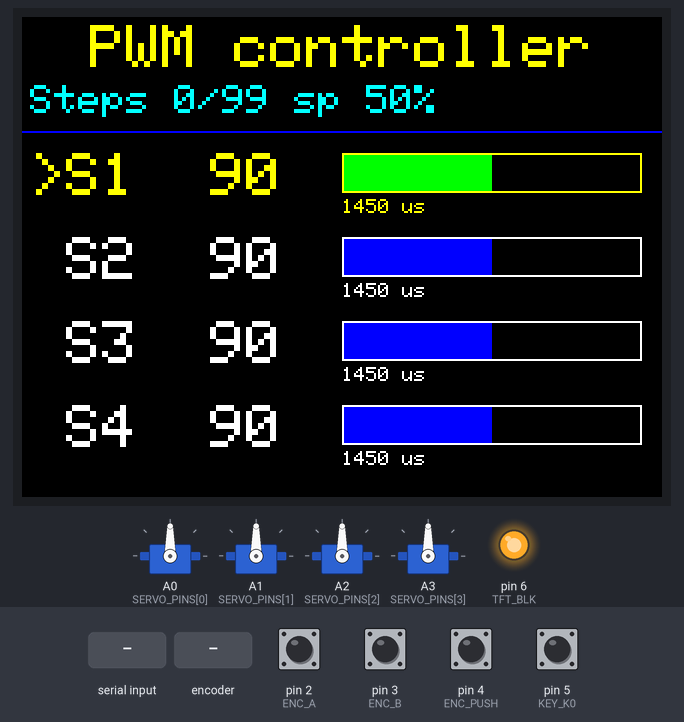
A sketch run on a simulated Arduino Uno, built with avr-gcc and run on an emulated ATmega328P. Parts: 4 × servo, 320×240 colour display, output pins drawn as LEDs (lit = HIGH). The test bench sets the inputs (shaded band); at power-on: pin 2 (ENC_A), pin 3 (ENC_B), pin 4 (ENC_PUSH), pin 5 (KEY_K0) HIGH. What the sketch prints to the serial monitor is not drawn.

Above: at 1.5 s.
1.6 s: "REC\n" received over Serial
3.1 s: "S1 0\n" received over Serial
At 4.1 s:
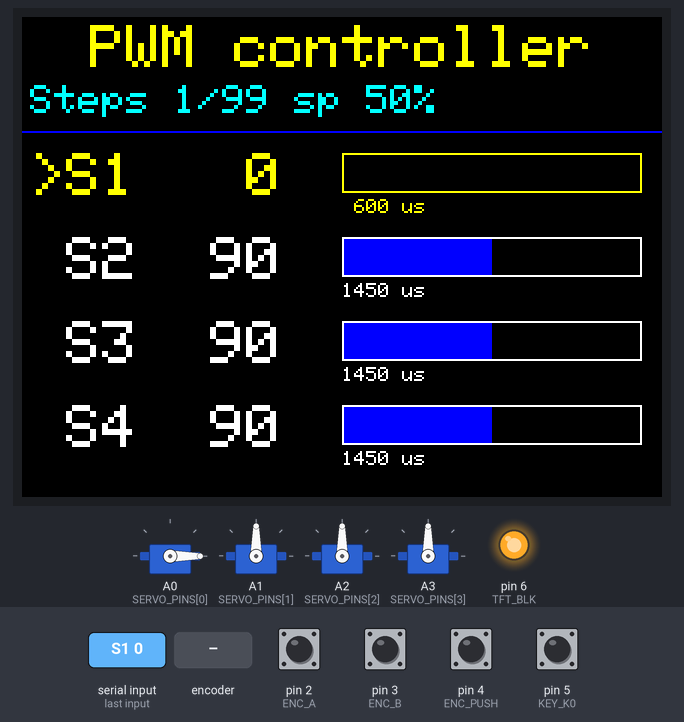
5.2 s: "S1 180\n" received over Serial
At 6.8 s:
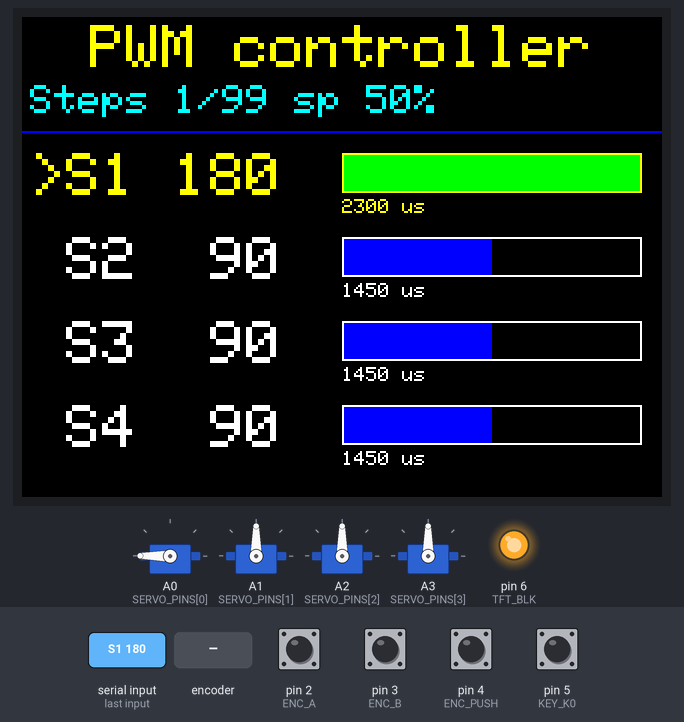
8.0 s: rotary encoder on pin 2 (ENC_A) / pin 3 (ENC_B) turned 2 steps (second pin leading)
At 9.5 s:
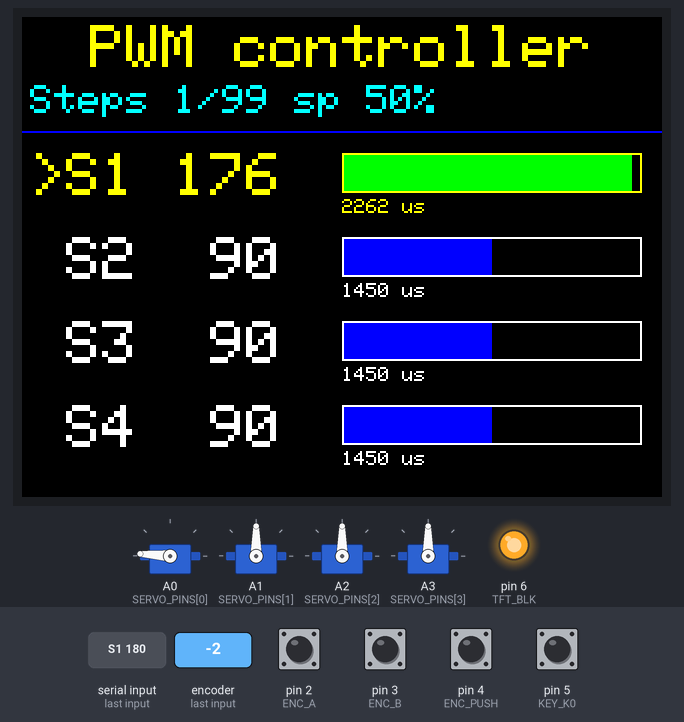
9.9 s: pin 4 (ENC_PUSH) pulled LOW for 1 s
12.4 s: pin 5 (KEY_K0) pulled LOW for 1 s
At 14.19 s:
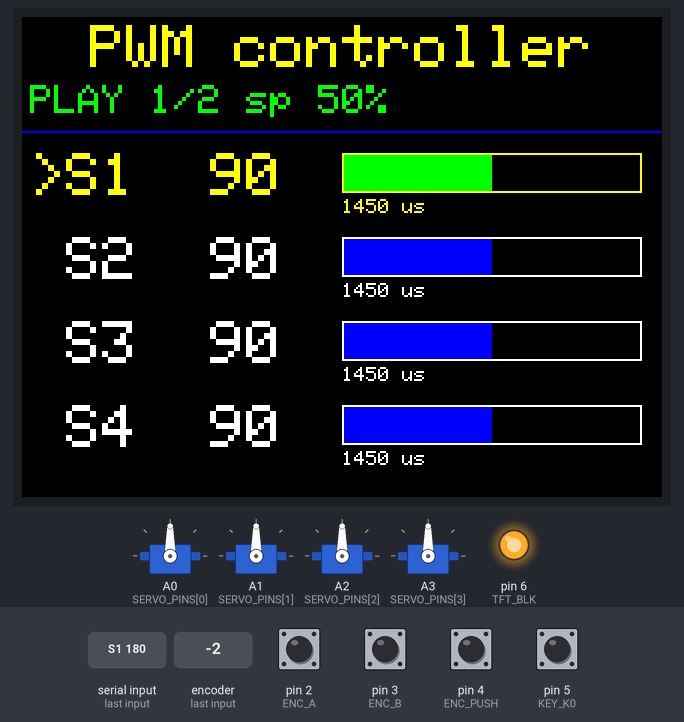
Timing chart, 0 to 15.0 s (numbered marks = the images above; inputs shaded):
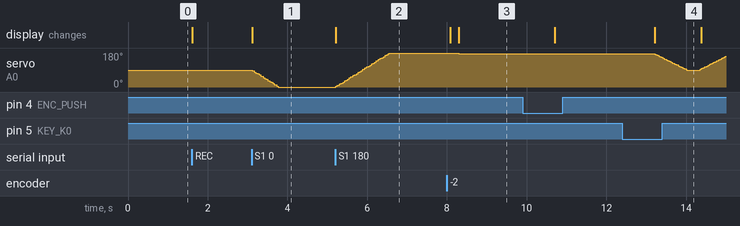

The sketch:

pwm_servo_controller.ino
```cpp
/*
  PWM controller: 4 SG90 servos, 2.4" ST7789 TFT + EC11 encoder board, Arduino Uno
  with sequence recording (up to 99 steps) and looped playback.

  Local controls:
    K0 short press       -> next servo
    Encoder short press  -> previous servo
    Turn encoder         -> move selected servo (or change speed while playing)
    Encoder long press   -> record current pose as next step
    K0 long press        -> start / stop playback

  Serial Monitor commands (115200 baud, line ending "Newline"):
    S1 90     set servo 1 to 90 deg (S1..S4, 0..180)
    S3        select servo 3 on the screen
    S2 OFF    relax servo 2 / S2 ON re-enable it
    ALL 45    set all servos to 45 deg
    ALL OFF / ALL ON
    REC       record current pose as next step (max 99)
    LIST      show recorded steps
    UNDO      delete the last recorded step
    CLEAR     erase the sequence
    PLAY      play the sequence in a loop
    STOP      stop playback
    SPEED 50  playback speed 10..100 %
    ?         show status
    HELP      show commands

  Libraries (Library Manager):
    - Adafruit ST7735 and ST7789 Library
    - Adafruit GFX Library
    - Servo (built in)

  Display / encoder wiring:
    GND->GND, VCC->5V, SCL->D13, SDA->D11, RES->D8, DC->D9, CS->D10, BLK->D6
    A->D2, B->D3, PUSH->D4, K0->D5

  Servo signal wires:
    Servo 1 -> A0, Servo 2 -> A1, Servo 3 -> A2, Servo 4 -> A3

  SERVO POWER: do NOT power 4 servos from the Uno's 5V pin.
  Use a separate 5V supply (at least 3A) for the servos' red wires,
  and connect that supply's GND to the Uno's GND.
*/

#include <SPI.h>
#include <Servo.h>
#include <Adafruit_GFX.h>
#include <Adafruit_ST7789.h>

// ---- Display / input pins ----
#define TFT_CS    10
#define TFT_DC     9
#define TFT_RST    8
#define TFT_BLK    6
#define ENC_A      2
#define ENC_B      3
#define ENC_PUSH   4
#define KEY_K0     5

// ---- Servo settings ----
#define NUM_SERVOS 4
const uint8_t SERVO_PINS[NUM_SERVOS] = {A0, A1, A2, A3};

// Pulse width at 0 and 180 deg, one value per servo (S1, S2, S3, S4).
// SG90 calibration: send "S1 0" and "S1 180". If the servo keeps buzzing
// at an end, move that end inward by 50 us (e.g. 600 -> 650, 2300 -> 2250).
// Allowed range: min 544..1050, max 1900..2400.
const int SERVO_MIN_US[NUM_SERVOS] = {600, 600, 600, 600};
const int SERVO_MAX_US[NUM_SERVOS] = {2300, 2300, 2300, 2300};

#define SLEW_US_PER_TICK  25  // manual moves: max pulse change per tick
#define PLAY_SLEW_MAX_US  40  // playback at 100 % speed (~0.85 s full sweep)
#define SLEW_TICK_MS      20
#define DEG_PER_CLICK      2  // how far one encoder click moves the servo
#define SPEED_PER_CLICK    5  // speed change per encoder click while playing
#define STEPS_PER_DETENT   4  // change to 2 if one click moves twice

// ---- Sequence settings ----
// RAM cost is MAX_STEPS * NUM_SERVOS bytes (99 * 4 = 396 of the Uno's 2048).
#define MAX_STEPS     99
#define DWELL_MS     300      // pause at each step before moving on
#define LONG_PRESS_MS 800

// ---- Layout ----
#define ROW_Y0   68
#define ROW_H    42
#define BAR_X   160
#define BAR_W   150
#define BAR_H    20
#define COLOR_GREY  0x7BEF
#define COLOR_DARK  0x4208

Adafruit_ST7789 tft = Adafruit_ST7789(TFT_CS, TFT_DC, TFT_RST);
Servo servos[NUM_SERVOS];

int  angles[NUM_SERVOS]    = {90, 90, 90, 90};   // target angle
int  currentUs[NUM_SERVOS];                      // pulse actually sent now
bool enabled[NUM_SERVOS]   = {true, true, true, true};
uint8_t current = 0;

// Sequence state (one byte per servo angle)
uint8_t seq[MAX_STEPS][NUM_SERVOS];
uint8_t seqLen = 0;
bool playing = false;
uint8_t playStep = 0;
uint8_t speedPct = 50;
bool dwelling = false;
unsigned long dwellStart = 0;

// ---- Encoder (interrupt driven) ----
volatile long encSteps = 0;
volatile uint8_t encState = 0;
const int8_t QUAD_TABLE[16] = {0, -1, 1, 0, 1, 0, 0, -1, -1, 0, 0, 1, 0, 1, -1, 0};

void encoderISR() {
  encState = ((encState << 2) | (digitalRead(ENC_A) << 1) | digitalRead(ENC_B)) & 0x0F;
  encSteps += QUAD_TABLE[encState];
}

long readEncoder() {
  noInterrupts();
  long s = encSteps;
  interrupts();
  return s / STEPS_PER_DETENT;
}

// ---- Buttons: short press (on release) and long press (while held) ----
#define BTN_NEXT 0           // index for the K0 key
#define BTN_PREV 1           // index for the encoder push button
#define EV_NONE  0
#define EV_SHORT 1
#define EV_LONG  2
const uint8_t btnPins[2] = {KEY_K0, ENC_PUSH};
bool btnLastState[2] = {false, false};
bool btnLongFired[2] = {false, false};
unsigned long btnLastChange[2] = {0, 0};

uint8_t buttonEvent(uint8_t i) {
  bool state = (digitalRead(btnPins[i]) == LOW);
  unsigned long now = millis();

  if (state != btnLastState[i] && now - btnLastChange[i] > 30) {
    btnLastState[i] = state;
    btnLastChange[i] = now;
    if (state) {
      btnLongFired[i] = false;               // just pressed
    } else if (!btnLongFired[i]) {
      return EV_SHORT;                        // released before long press
    }
  } else if (state && btnLastState[i] && !btnLongFired[i] &&
             now - btnLastChange[i] >= LONG_PRESS_MS) {
    btnLongFired[i] = true;
    return EV_LONG;
  }
  return EV_NONE;
}

// ---- Servo helpers ----
int angleToMicros(uint8_t i, int a) {
  return map(a, 0, 180, SERVO_MIN_US[i], SERVO_MAX_US[i]);
}

// ---- Display ----
void drawStatus() {
  char buf[32];
  if (playing) {
    snprintf(buf, sizeof(buf), "PLAY %d/%d sp %d%%    ", playStep + 1, seqLen, speedPct);
  } else {
    snprintf(buf, sizeof(buf), "Steps %d/%d sp %d%%    ", seqLen, MAX_STEPS, speedPct);
  }
  tft.setTextSize(2);
  tft.setTextColor(playing ? ST77XX_GREEN : ST77XX_CYAN, ST77XX_BLACK);
  tft.setCursor(4, 34);
  tft.print(buf);
}

void drawRow(uint8_t i) {
  int16_t y = ROW_Y0 + i * ROW_H;
  bool sel = (i == current);
  uint16_t fg = enabled[i] ? (sel ? ST77XX_YELLOW : ST77XX_WHITE) : COLOR_GREY;
  uint16_t barColor = enabled[i] ? (sel ? ST77XX_GREEN : ST77XX_BLUE) : COLOR_DARK;
  char buf[16];

  // "> S1  90" label + angle (or "off")
  tft.setTextSize(3);
  tft.setTextColor(fg, ST77XX_BLACK);
  tft.setCursor(4, y);
  if (enabled[i]) {
    snprintf(buf, sizeof(buf), "%cS%d %3d", sel ? '>' : ' ', i + 1, angles[i]);
  } else {
    snprintf(buf, sizeof(buf), "%cS%d off", sel ? '>' : ' ', i + 1);
  }
  tft.print(buf);

  // Position bar
  int16_t fill = (long)angles[i] * (BAR_W - 2) / 180;
  tft.drawRect(BAR_X, y, BAR_W, BAR_H, fg);
  tft.fillRect(BAR_X + 1, y + 1, fill, BAR_H - 2, barColor);
  tft.fillRect(BAR_X + 1 + fill, y + 1, BAR_W - 2 - fill, BAR_H - 2, ST77XX_BLACK);

  // Pulse width under the bar
  tft.setTextSize(1);
  tft.setTextColor(fg, ST77XX_BLACK);
  tft.setCursor(BAR_X, y + BAR_H + 3);
  snprintf(buf, sizeof(buf), "%4d us  ", angleToMicros(i, angles[i]));
  tft.print(buf);
}

void selectServo(uint8_t next) {
  uint8_t prev = current;
  current = next;
  drawRow(prev);             // un-highlight old row
  drawRow(current);          // highlight new row
}

// Sets a new target; the servo moves there smoothly (see slewUpdate)
void setAngle(uint8_t i, int a) {
  a = constrain(a, 0, 180);
  if (a == angles[i]) return;
  angles[i] = a;
  drawRow(i);
}

void enableServo(uint8_t i, bool on) {
  if (on && !enabled[i]) {
    servos[i].attach(SERVO_PINS[i], SERVO_MIN_US[i], SERVO_MAX_US[i]);
    servos[i].writeMicroseconds(currentUs[i]);
    enabled[i] = true;
  } else if (!on && enabled[i]) {
    servos[i].detach();      // stop sending pulses: servo goes limp
    enabled[i] = false;
  }
  drawRow(i);
}

// Moves each servo a small step toward its target every SLEW_TICK_MS
void slewUpdate() {
  static unsigned long lastTick = 0;
  if (millis() - lastTick < SLEW_TICK_MS) return;
  lastTick = millis();

  int step = SLEW_US_PER_TICK;
  if (playing) step = max(1, PLAY_SLEW_MAX_US * speedPct / 100);

  for (uint8_t i = 0; i < NUM_SERVOS; i++) {
    if (!enabled[i]) continue;
    int target = angleToMicros(i, angles[i]);
    int c = currentUs[i];
    if (c == target) continue;
    if (target > c) c = min(c + step, target);
    else            c = max(c - step, target);
    currentUs[i] = c;
    servos[i].writeMicroseconds(c);
  }
}

// ---- Sequence ----
void setSpeed(int p) {
  speedPct = constrain(p, 10, 100);
  drawStatus();
}

void recordStep() {
  if (playing) {
    Serial.println(F("Stop playback before recording"));
    return;
  }
  if (seqLen >= MAX_STEPS) {
    Serial.println(F("Sequence full (99 steps). Use CLEAR to start over."));
    return;
  }
  for (uint8_t i = 0; i < NUM_SERVOS; i++) seq[seqLen][i] = angles[i];
  seqLen++;
  drawStatus();
  Serial.print(F("Step "));
  Serial.print(seqLen);
  Serial.println(F(" recorded"));
}

void undoStep() {
  if (playing) {
    Serial.println(F("Stop playback first"));
    return;
  }
  if (seqLen == 0) {
    Serial.println(F("Nothing to undo"));
    return;
  }
  seqLen--;
  drawStatus();
  Serial.print(F("Removed step "));
  Serial.println(seqLen + 1);
}

void clearSequence() {
  playing = false;
  seqLen = 0;
  drawStatus();
  Serial.println(F("Sequence cleared"));
}

void goToStep(uint8_t k) {
  playStep = k;
  dwelling = false;
  for (uint8_t i = 0; i < NUM_SERVOS; i++) setAngle(i, seq[k][i]);
  drawStatus();
}

void startPlay() {
  if (seqLen < 2) {
    Serial.println(F("Record at least 2 steps first (REC)"));
    return;
  }
  playing = true;
  goToStep(0);
  Serial.println(F("Playing"));
}

void stopPlay() {
  if (!playing) return;
  playing = false;
  drawStatus();
  Serial.println(F("Stopped"));
}

// Advances to the next step once every servo has reached its target
void playUpdate() {
  if (!playing) return;
  for (uint8_t i = 0; i < NUM_SERVOS; i++) {
    if (enabled[i] && currentUs[i] != angleToMicros(i, angles[i])) return;
  }
  if (!dwelling) {
    dwelling = true;
    dwellStart = millis();
  } else if (millis() - dwellStart >= DWELL_MS) {
    goToStep((playStep + 1) % seqLen);
  }
}

// ---- Serial commands ----
char cmdBuf[24];
uint8_t cmdLen = 0;

void printHelp() {
  Serial.println(F("Commands:"));
  Serial.println(F("  S1 90     set servo 1 to 90 deg (S1..S4, 0..180)"));
  Serial.println(F("  S3        select servo 3 on the screen"));
  Serial.println(F("  S2 OFF    relax servo 2 / S2 ON re-enable it"));
  Serial.println(F("  ALL 45    set all servos to 45 deg"));
  Serial.println(F("  ALL OFF   relax all / ALL ON re-enable all"));
  Serial.println(F("  REC       record current pose as next step (max 99)"));
  Serial.println(F("  LIST      show recorded steps"));
  Serial.println(F("  UNDO      delete the last recorded step"));
  Serial.println(F("  CLEAR     erase the sequence"));
  Serial.println(F("  PLAY      play the sequence in a loop"));
  Serial.println(F("  STOP      stop playback"));
  Serial.println(F("  SPEED 50  playback speed 10..100 %"));
  Serial.println(F("  ?         show status"));
  Serial.println(F("  HELP      show this list"));
}

void printStatus() {
  for (uint8_t i = 0; i < NUM_SERVOS; i++) {
    Serial.print(i == current ? F("> S") : F("  S"));
    Serial.print(i + 1);
    Serial.print(F(": "));
    Serial.print(angles[i]);
    Serial.print(F(" deg, "));
    Serial.print(angleToMicros(i, angles[i]));
    Serial.print(F(" us"));
    Serial.println(enabled[i] ? F("") : F("  (OFF)"));
  }
  Serial.print(F("Steps: "));
  Serial.print(seqLen);
  Serial.print('/');
  Serial.print(MAX_STEPS);
  Serial.print(F(", speed "));
  Serial.print(speedPct);
  Serial.println(playing ? F("%, PLAYING") : F("%, stopped"));
}

void printSequence() {
  if (seqLen == 0) {
    Serial.println(F("No steps recorded"));
    return;
  }
  for (uint8_t k = 0; k < seqLen; k++) {
    Serial.print(F("Step "));
    Serial.print(k + 1);
    Serial.print(F(":"));
    for (uint8_t i = 0; i < NUM_SERVOS; i++) {
      Serial.print(F("  S"));
      Serial.print(i + 1);
      Serial.print(F("="));
      Serial.print(seq[k][i]);
    }
    Serial.println();
  }
}

void handleCommand(char *cmd) {
  int n, a;
  char arg[8];

  if (strcmp(cmd, "?") == 0) {
    printStatus();
  } else if (strcmp(cmd, "HELP") == 0) {
    printHelp();
  } else if (strcmp(cmd, "REC") == 0) {
    recordStep();
  } else if (strcmp(cmd, "LIST") == 0) {
    printSequence();
  } else if (strcmp(cmd, "UNDO") == 0) {
    undoStep();
  } else if (strcmp(cmd, "CLEAR") == 0) {
    clearSequence();
  } else if (strcmp(cmd, "PLAY") == 0) {
    startPlay();
  } else if (strcmp(cmd, "STOP") == 0) {
    stopPlay();
  } else if (sscanf(cmd, "SPEED %d", &a) == 1) {
    setSpeed(a);
    Serial.print(F("Speed "));
    Serial.print(speedPct);
    Serial.println(F("%"));
  } else if (strcmp(cmd, "ALL OFF") == 0) {
    for (uint8_t i = 0; i < NUM_SERVOS; i++) enableServo(i, false);
    printStatus();
  } else if (strcmp(cmd, "ALL ON") == 0) {
    for (uint8_t i = 0; i < NUM_SERVOS; i++) enableServo(i, true);
    printStatus();
  } else if (sscanf(cmd, "ALL %d", &a) == 1) {
    stopPlay();
    for (uint8_t i = 0; i < NUM_SERVOS; i++) setAngle(i, a);
    printStatus();
  } else {
    int count = sscanf(cmd, "S%d %7s", &n, arg);
    if (count >= 1 && n >= 1 && n <= NUM_SERVOS) {
      uint8_t i = n - 1;
      if (count == 1) {
        selectServo(i);
        Serial.print(F("Selected S"));
        Serial.println(n);
      } else if (strcmp(arg, "OFF") == 0) {
        enableServo(i, false);
        Serial.print(F("S")); Serial.print(n); Serial.println(F(" OFF"));
      } else if (strcmp(arg, "ON") == 0) {
        enableServo(i, true);
        Serial.print(F("S")); Serial.print(n); Serial.println(F(" ON"));
      } else {
        stopPlay();
        setAngle(i, atoi(arg));
        Serial.print(F("S")); Serial.print(n);
        Serial.print(F(" -> ")); Serial.print(angles[i]); Serial.println(F(" deg"));
      }
    } else {
      Serial.print(F("Unknown command: "));
      Serial.println(cmd);
      printHelp();
    }
  }
}

void readSerial() {
  while (Serial.available()) {
    char c = Serial.read();
    if (c == '\n' || c == '\r') {
      if (cmdLen > 0) {
        cmdBuf[cmdLen] = '\0';
        handleCommand(cmdBuf);
        cmdLen = 0;
      }
    } else if (cmdLen < sizeof(cmdBuf) - 1) {
      cmdBuf[cmdLen++] = toupper(c);
    }
  }
}

void setup() {
  Serial.begin(115200);

  pinMode(ENC_A, INPUT_PULLUP);
  pinMode(ENC_B, INPUT_PULLUP);
  pinMode(ENC_PUSH, INPUT_PULLUP);
  pinMode(KEY_K0, INPUT_PULLUP);

  encState = (digitalRead(ENC_A) << 1) | digitalRead(ENC_B);
  attachInterrupt(digitalPinToInterrupt(ENC_A), encoderISR, CHANGE);
  attachInterrupt(digitalPinToInterrupt(ENC_B), encoderISR, CHANGE);

  pinMode(TFT_BLK, OUTPUT);
  digitalWrite(TFT_BLK, HIGH);

  // Servos start at their stored angle
  for (uint8_t i = 0; i < NUM_SERVOS; i++) {
    currentUs[i] = angleToMicros(i, angles[i]);
    servos[i].attach(SERVO_PINS[i], SERVO_MIN_US[i], SERVO_MAX_US[i]);
    servos[i].writeMicroseconds(currentUs[i]);
  }

  tft.init(240, 320);
  tft.setRotation(3);        // landscape, knob and buttons on the right
  tft.fillScreen(ST77XX_BLACK);

  tft.setTextSize(3);
  tft.setTextColor(ST77XX_YELLOW);
  tft.setCursor(34, 4);
  tft.print("PWM controller");
  drawStatus();
  tft.drawFastHLine(0, 57, 320, ST77XX_BLUE);

  for (uint8_t i = 0; i < NUM_SERVOS; i++) drawRow(i);

  Serial.println(F("PWM controller ready"));
  printHelp();
}

long lastEncPos = 0;

void loop() {
  readSerial();

  // K0: short = next servo, long = play / stop
  uint8_t evNext = buttonEvent(BTN_NEXT);
  if (evNext == EV_SHORT) selectServo((current + 1) % NUM_SERVOS);
  if (evNext == EV_LONG)  { if (playing) stopPlay(); else startPlay(); }

  // Encoder push: short = previous servo, long = record step
  uint8_t evPrev = buttonEvent(BTN_PREV);
  if (evPrev == EV_SHORT) selectServo((current + NUM_SERVOS - 1) % NUM_SERVOS);
  if (evPrev == EV_LONG)  recordStep();

  // Encoder: move selected servo, or change speed while playing
  long pos = readEncoder();
  long delta = pos - lastEncPos;
  if (delta != 0) {
    lastEncPos = pos;
    if (playing) setSpeed(speedPct + (int)delta * SPEED_PER_CLICK);
    else         setAngle(current, angles[current] + (int)delta * DEG_PER_CLICK);
  }

  slewUpdate();
  playUpdate();
}
```

Measured:
- after the input at 3.1 s, servo on A0 (SERVO_PINS[0]): moves from 90° to 0° over 0.66 s, starting at once; the display: changes at once (image 1)
- after the input at 5.2 s, servo on A0 (SERVO_PINS[0]): moves from 0° to 180° over 1.3 s, starting at once; the display: changes at once (image 2)
- after the input at 8.0 s, servo on A0 (SERVO_PINS[0]): 180° → 178° after 0.09 s, → 176° 0.20 s later; the display: first changes after 0.09 s (image 3 shows a later state)
- after the input at 12.4 s, the display: changes after 0.82 s (image 4)
